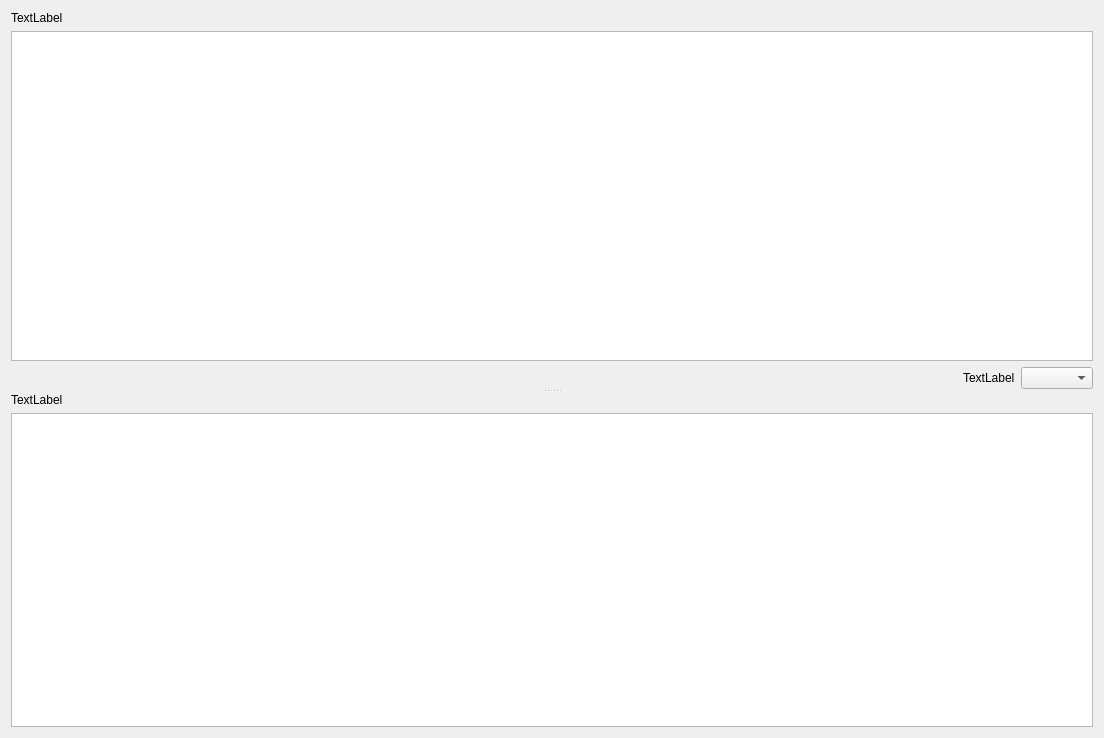
<?xml version="1.0" encoding="UTF-8"?>
<ui version="4.0">
 <class>TimeWidget</class>
 <widget class="QWidget" name="TimeWidget">
  <property name="geometry">
   <rect>
    <x>0</x>
    <y>0</y>
    <width>1104</width>
    <height>738</height>
   </rect>
  </property>
  <property name="windowTitle">
   <string>Form</string>
  </property>
  <layout class="QGridLayout" name="gridLayout">
   <item row="0" column="0">
    <widget class="QSplitter" name="splitter">
     <property name="orientation">
      <enum>Qt::Orientation::Vertical</enum>
     </property>
     <widget class="QWidget" name="verticalLayoutWidget">
      <layout class="QVBoxLayout" name="verticalLayout">
       <item>
        <widget class="QLabel" name="label">
         <property name="text">
          <string>TextLabel</string>
         </property>
        </widget>
       </item>
       <item>
        <widget class="QGraphicsView" name="timeTable"/>
       </item>
       <item>
        <layout class="QHBoxLayout" name="horizontalLayout">
         <item>
          <spacer name="horizontalSpacer">
           <property name="orientation">
            <enum>Qt::Orientation::Horizontal</enum>
           </property>
           <property name="sizeHint" stdset="0">
            <size>
             <width>40</width>
             <height>20</height>
            </size>
           </property>
          </spacer>
         </item>
         <item>
          <widget class="QLabel" name="label_3">
           <property name="text">
            <string>TextLabel</string>
           </property>
          </widget>
         </item>
         <item>
          <widget class="QComboBox" name="comboBox"/>
         </item>
        </layout>
       </item>
      </layout>
     </widget>
     <widget class="QWidget" name="verticalLayoutWidget_2">
      <layout class="QVBoxLayout" name="verticalLayout_2">
       <item>
        <widget class="QLabel" name="label_2">
         <property name="text">
          <string>TextLabel</string>
         </property>
        </widget>
       </item>
       <item>
        <widget class="QTableView" name="statesTime"/>
       </item>
      </layout>
     </widget>
    </widget>
   </item>
  </layout>
 </widget>
 <resources/>
 <connections/>
</ui>
